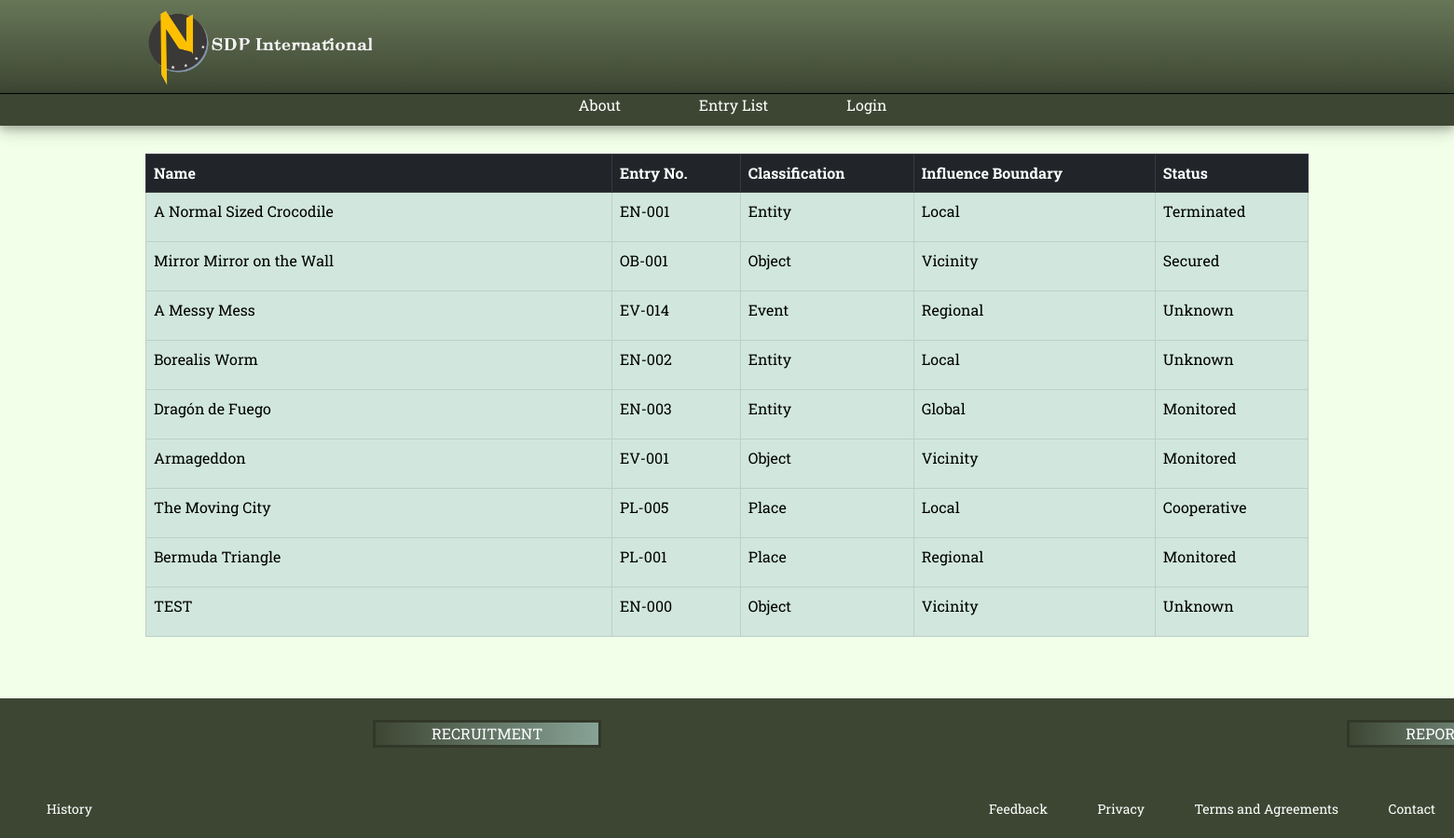
Page /entryList.php on the earlier database version.
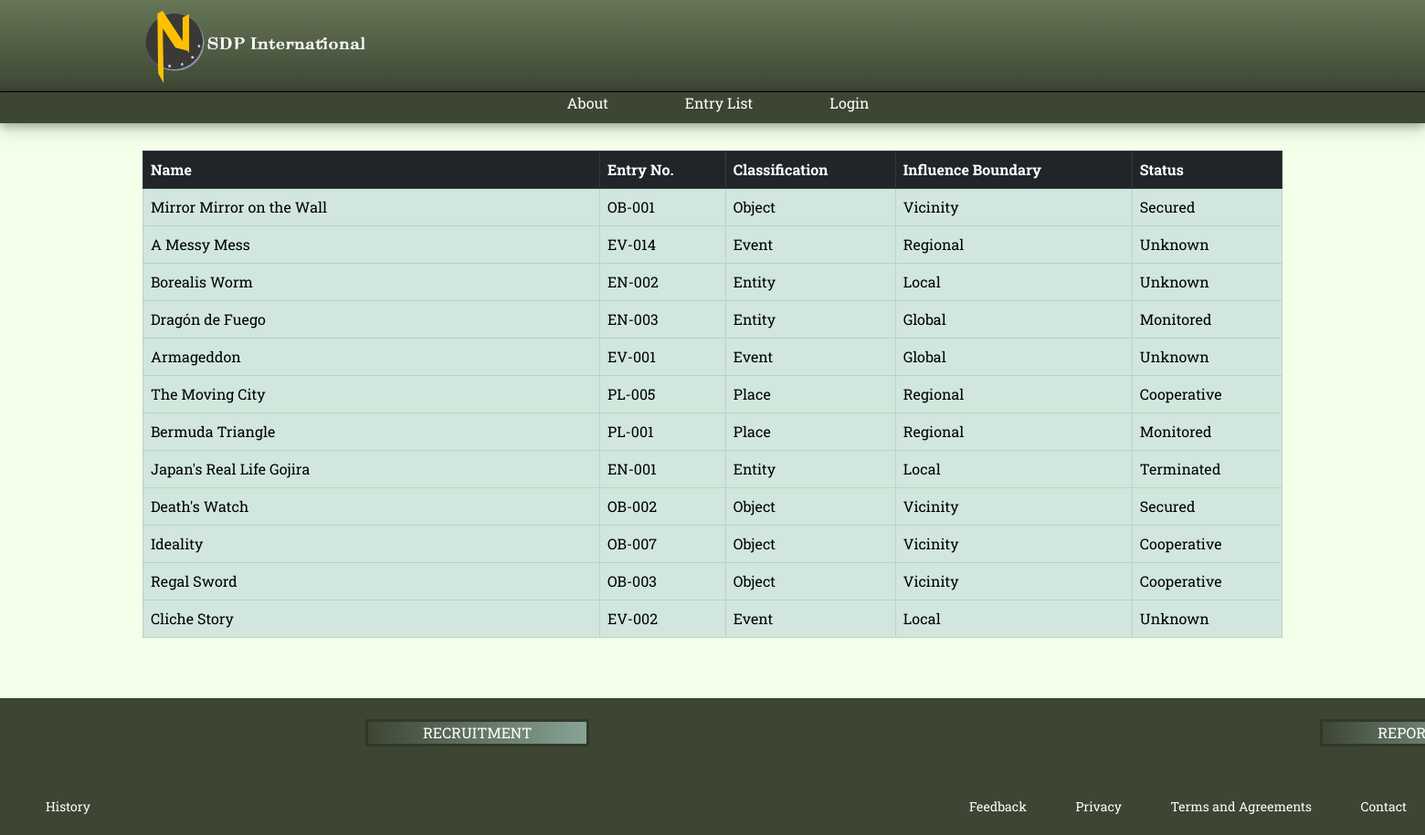
Same page on the later database version.
### tables this page shows
CREATE TABLE `entrysubdb` (
  `id` int(11) NOT NULL,
  `name` varchar(255) NOT NULL,
  `location` varchar(255) NOT NULL,
  `title` varchar(255) NOT NULL,
  `report` mediumtext NOT NULL,
  `type` enum('Object','Entity','Event','Place') NOT NULL,
  `threat` enum('Vicinity','Local','Regional','Continental','Global') NOT NULL,
  `status` enum('Unknown','Secured','Cooperative','Terminated','Monitored') NOT NULL,
  `image` text NOT NULL,
  `entryName` varchar(255) NOT NULL
);

### entryList.php (the view, shortened to what this page needs)
<?php
    $conn = mysqli_connect(DB_SERVER, DB_USERNAME, DB_PASSWORD, DB_NAME);
    $query = "SELECT * FROM `entrysubdb`";
    $result = mysqli_query($conn, $query);
?>
<!DOCTYPE html>
<html lang="en">
<head>
    <link rel="stylesheet" href="css/bootstrap.css">
    <link rel="stylesheet" href="https://cdnjs.cloudflare.com/ajax/libs/twitter-bootstrap/5.3.0/css/bootstrap.min.css">
    <link rel="stylesheet" href="https://cdn.datatables.net/1.13.7/css/dataTables.bootstrap5.min.css">
    <link rel="stylesheet" href="base.css">
    <link rel="stylesheet" href="layouts.css">
    <link rel="stylesheet" href="modules.css">
</head>
<body>
    <header>
        <div class="header-border">
            <div class="logo-img">
                <a href="index.php">
                    <img src="images/headerlogo.png" alt="Logo" width="75px">
                </a>
            </div>
        </div>
    </header>
   <header class="header-bottomshape">
        <nav>
            <ul>
                <li>
                    <a href="aboutUs.php">About</a>
                    <a href="entryList.php">Entry List</a>
                    <?php if(empty($_SESSION)) : ?>
                        <a href="#" data-bs-toggle="modal" data-bs-target="#modal-login">Login</a>
                    <?php endif ?>
                </li>
            </ul>
        </nav>
    </header>
    <main class="main-entryList">
        <table id="example" class="table table-hover table-bordered table-success masterlist" style="width:100%">
            <thead>
                <tr class="table-dark">
                    <th>Name</th>
                    <th>Entry No.</th>
                    <th>Classification</th>
                    <th>Influence Boundary</th>
                    <th>Status</th>
                </tr>
            </thead>
            <tbody>
                <tr>
                    <?php while($row = mysqli_fetch_array($result)):; ?>
                    <td><a href="entryTemplate.php?id=<?php echo $row['id'];?>" class="link-list"> <?php echo $row[3];?> </a> </td>
                    <td><?php echo $row[9];?></td>
                    <td><?php echo $row[5];?></td>
                    <td><?php echo $row[6];?></td>
                    <td><?php echo $row[7];?></td>
                </tr>
                    <?php endwhile;?>
            </tbody>
        </table>
    </main>
    <footer>
        <div class="footer-top">
            <a href="recruitment.php" class="btn btn-info link" role="button">RECRUITMENT</a>
            <a href="#" class="btn btn-info link" role="button" data-bs-toggle="modal" data-bs-target="#modal-report">REPORT</a>
        </div>
        <div class="footer-bottom-left">
            <a href="history.php">History</a>
        </div>
        <div class="footer-bottom">
            <a href="#" data-bs-toggle="modal" data-bs-target="#modal-feedback">Feedback</a>
            <a href="privacy.php">Privacy</a>
            <a href="termsAndAgreements.php">Terms and Agreements</a>
            <a href="contactUs.php">Contact</a>
        </div>
    </footer>
</body>
</html>

### base.css (style rules this page uses)
* { margin: 0; padding: 0; box-sizing: border-box; }
body { background-color: #F2FFE9; font-family: 'Roboto Slab',system-ui, -apple-system, BlinkMacSystemFont, 'Segoe UI', Roboto, Oxygen, Ubuntu, Cantarell, 'Open Sans', 'Helvetica Neue', sans-serif; }

### layouts.css (style rules this page uses)
header { height: 100px; background: rgb(103,118,87); background: linear-gradient( rgba(103,118,87,1) 0%, rgba(61,70,51,1) 100%); display: flex; justify-content: space-around; align-items: center; flex-wrap: wrap; border: black; }
.header-border { width: 100%; display: flex; justify-content: space-evenly; align-self: center; flex-wrap: wrap; }
.logo-img { display: flex; justify-content: left; margin-right: auto; margin-left: 10%; }
.logo-img a { width: 100px; justify-content: left; }
.logo-img a img { width: 250px; justify-content: left; }
header nav ul { display: flex; list-style-type: none; }
header nav ul a { text-decoration: none; color: white; margin-right: 20px; font-size: 15px; }
.header-bottomshape { background: #3D4633; height: 35px; border-top: black solid 1px; display: flex; align-items: center; margin-bottom: 30px; box-shadow: 0 4px 8px 0 rgba(0, 0, 0, 0.2), 0 6px 20px 0 rgba(0, 0, 0, 0.19); }
.header-bottomshape li a { font-size: 16px; padding: 5px 30px 5px 30px; }
footer { margin-top: 50px; height: 150px; width: 100%; background-color: #3D4633; display: flex; justify-content: flex-end; align-items: center; flex-wrap: wrap; border: black; position: absolute; }
.link { border: rgb(50, 56, 41) solid; border-radius: 0; height: 30px; padding: 0 60px; margin-top: 10px; margin-right: 400px; margin-left: 400px; color: white; background: rgb(61,70,51); background: linear-gradient(90deg, rgba(61,70,51,1) 0%, rgba(135,163,150,1) 100%); }
footer a { color: white; margin-left: 50px; text-decoration: none; }
.footer-top { display: flex; justify-content: space-evenly; font-family: 'Roboto Slab'; margin-top: 10px; width: 100%; height: 40px; width: 100%; }
.footer-bottom-left { font-size: 14px; margin: 0; text-align: left; padding-right: 20px; padding-top: 50px; width: 50%; height: 90px; font-family: 'Roboto Slab'; }
.footer-bottom { font-size: 14px; margin: 0; text-align: right; padding-right: 20px; padding-top: 50px; width: 50%; height: 90px; font-family: 'Roboto Slab'; }
.main-entryList { display: flex; min-height: calc(100vh - 265px); width: 80%; justify-content: center; margin: auto; }

### modules.css (style rules this page uses)
.masterlist a { text-decoration: none; }
.masterlist th:nth-child(1) { width: 500px; }
th:nth-child(1) { width:250px; }
.link-list { color: black; }

Differences in the rows shown:
removed entrysubdb: title "A Normal Sized Crocodile", entryName "EN-001", type "Entity", threat "Local", status "Terminated"
removed entrysubdb: title "TEST", entryName "EN-000", type "Object", threat "Vicinity", status "Unknown"
changed entrysubdb "Armageddon": type "Object" → "Event"; threat "Vicinity" → "Global"; status "Monitored" → "Unknown"
changed entrysubdb "The Moving City": threat "Local" → "Regional"
added entrysubdb: title "Japan's Real Life Gojira", entryName "EN-001", type "Entity", threat "Local", status "Terminated"
added entrysubdb: title "Death's Watch", entryName "OB-002", type "Object", threat "Vicinity", status "Secured"
added entrysubdb: title "Ideality", entryName "OB-007", type "Object", threat "Vicinity", status "Cooperative"
added entrysubdb: title "Regal Sword", entryName "OB-003", type "Object", threat "Vicinity", status "Cooperative"
added entrysubdb: title "Cliche Story", entryName "EV-002", type "Event", threat "Local", status "Unknown"
